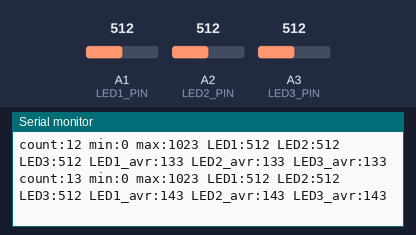
This sketch was run on a simulated Arduino Uno, built with avr-gcc and run on an emulated ATmega328P. Parts: the last lines printed to the serial monitor. Inputs (shaded band) come from the test bench; at power-on: A1 (LED1_PIN) = 512, A2 (LED2_PIN) = 512, A3 (LED3_PIN) = 512.

Above: at 1.2 s.
1.3 s: A1 (LED1_PIN) set to 107
At 1.3 s:
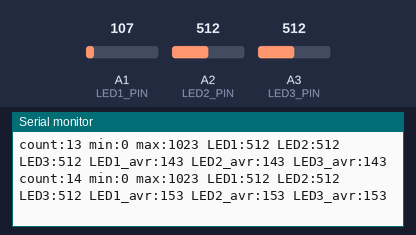
4.3 s: A1 (LED1_PIN) set to 95
At 4.32 s:
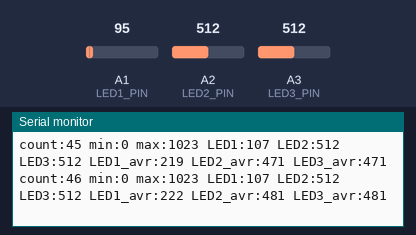
7.3 s: A2 (LED2_PIN) set to 111
At 7.31 s:
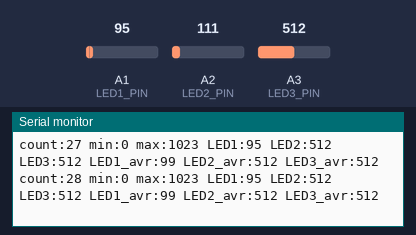
10.3 s: A2 (LED2_PIN) set to 91
At 10.35 s:
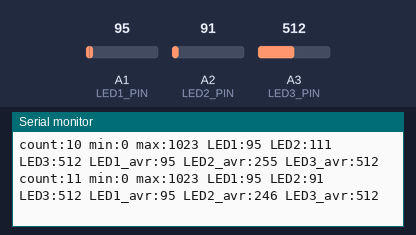
13.3 s: A3 (LED3_PIN) set to 109
At 13.37 s:
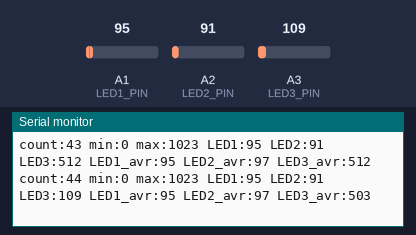
16.3 s: A3 (LED3_PIN) set to 93
At 16.34 s:
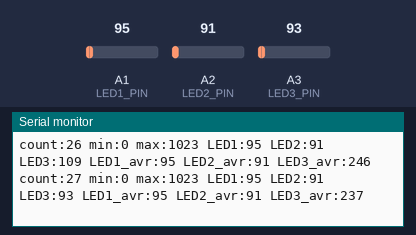
Timing chart, 0 to 19.3 s (numbered marks = the images above; inputs shaded):
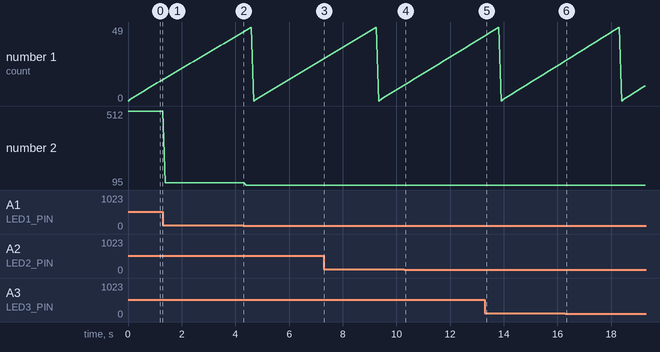

The sketch:

LineLED.ino
```cpp
#define LED1_PIN (A1)  // 白 普通    OSWT3166B
#define LED2_PIN (A2)  // 赤 低輝度  OSR5JA3Z74A
#define LED3_PIN (A3)  // 赤 高輝度  OS5RKA3131A

#define SAMPLE 50

short led1[SAMPLE];
short led2[SAMPLE];
short led3[SAMPLE];

int count = 0;

void setup() {
  pinMode(LED1_PIN, INPUT);
  pinMode(LED2_PIN, INPUT);
  pinMode(LED3_PIN, INPUT);

  Serial.begin(9600);
}

void loop() {
  led1[count] = analogRead(LED1_PIN);
  led2[count] = analogRead(LED2_PIN);
  led3[count] = analogRead(LED3_PIN);

  uint32_t led1_avr = 0, led2_avr = 0, led3_avr = 0;
  for(auto l:led1) led1_avr += l;
  for(auto l:led2) led2_avr += l;
  for(auto l:led3) led3_avr += l;
  led1_avr /= SAMPLE;
  led2_avr /= SAMPLE;
  led3_avr /= SAMPLE;

  Serial.print("count:");
  Serial.print(count);
  Serial.print(" min:0 max:1023");

  Serial.print(" LED1:");
  Serial.print(led1[count]);
  Serial.print(" LED2:");
  Serial.print(led2[count]);
  Serial.print(" LED3:");
  Serial.print(led3[count]);

  Serial.print(" LED1_avr:");
  Serial.print(led1_avr);
  Serial.print(" LED2_avr:");
  Serial.print(led2_avr);
  Serial.print(" LED3_avr:");
  Serial.println(led3_avr);

  count++;
  count %= SAMPLE;
  delay(50);
}
```

Measured:
- after the input at 10.3 s, the serial monitor: prints a new line at once (image 4)
- after the input at 13.3 s, the serial monitor: prints a new line after 0.06 s (image 5)
- after the input at 16.3 s, the serial monitor: prints a new line at once (image 6)
- plotted number 2: 512 → 107 after the input at 1.3 s, 107 → 95 after the input at 4.3 s
